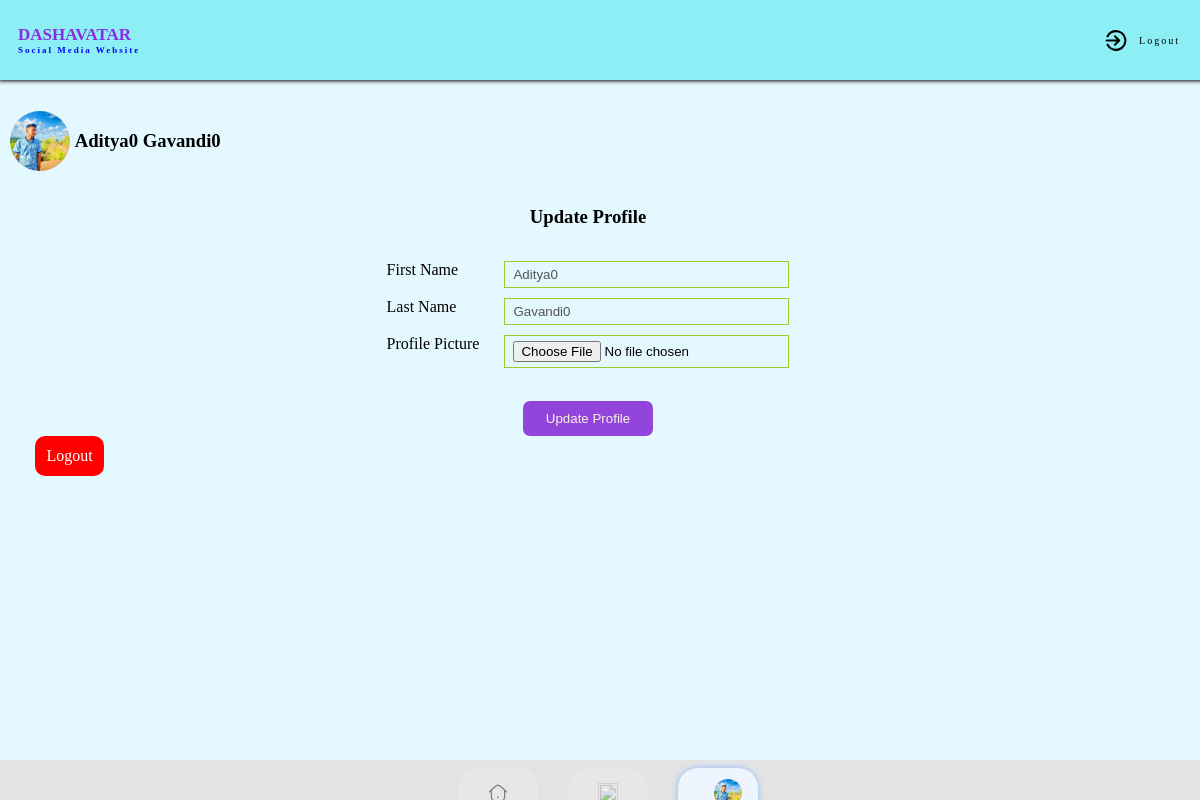
Before: /myaccount (signed in) with the older database file.
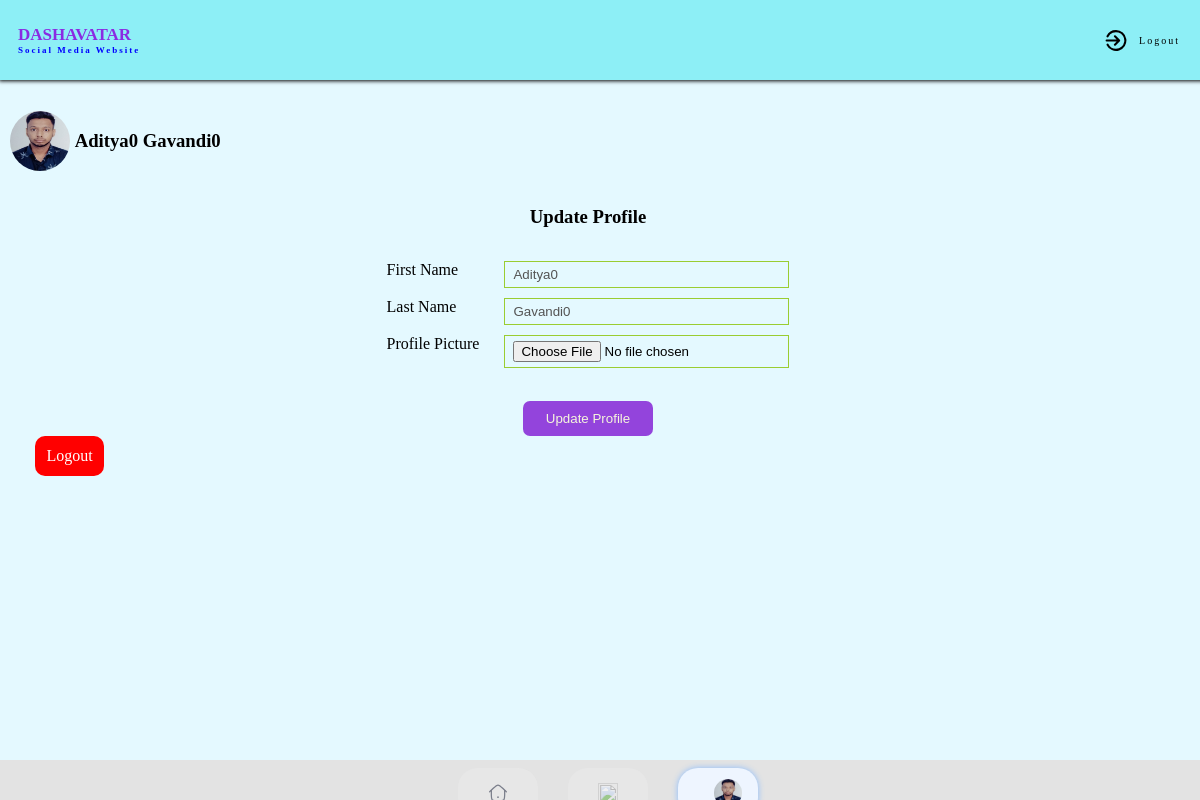
After: the same page with the newer database file.
### socialweb/models.py (models this page shows)
class CustomUser(AbstractUser):
    user=((1,"viewer"),(2,'profile'))
    user_type = models.CharField(choices=user,max_length=255,default=1)
    profile_pic=models.FileField(upload_to='profilepic',null=True,default="/static/assets/svg/profile.svg")

### socialweb/views.py (the view, shortened to what this page needs)
# urls.py: path('myaccount',views.account, name='account'),
@login_required(login_url='login')
def account(request):
    user=request.user
    user_object=CustomUser.objects.get(id=request.user.id)
    if user_object.user_type =='2':
        return redirect('dashboard')
    return render(request,'myaccount.html')

### templates/myaccount.html (shortened to what this page needs)
{% extends "index.html" %}
{% block my-ac %}
{% if user.profile_pic.url is not None %}
<div class="imgeselected" id="account">
  <img style="width: 28px; height: 28px; border-radius: 50%;" src="{{ user.profile_pic.url }}" alt="" srcset="" />
</div>
{% else %}
<div class="imgeselected" id="account">
  <img src="/static/assets/svg/profileselected.svg" alt="" srcset="" />
  <li>My Account</li>
</div>
{% endif %}
{% endblock %}
{% block contain %}
<div class="dashboard">
  <div class="user-account">
      <span class="uinfo"><img
        src="Gallery/{{ user.profile_pic}}"
        alt=""
        srcset=""
        class="Page-profile"
      />
      <h3 class="Page-name">
        &nbsp;{{ user.first_name }}&nbsp;{{ user.last_name }}
      </h3></span>
    </div>
    <form action="{% url 'account' %}" method="post" enctype="multipart/form-data">
      <h3>Update Profile</h3>
      <div class="aboutedit">
      <div class="info">
        <span>First Name <input disabled type="text" name="first_name" id="first_name" placeholder="Update First Name" value="{{ user.first_name}} " ></span>
        <span>Last Name <input disabled type="text" name="last_name" id="last_name" placeholder="Update Last Name" value="{{ user.last_name}} " > </span>
        <span>Profile Picture <input type="file"  name="profile_pic" id="profile_pic" accept=".jpg" ></span>
      </div>
  </div>
    <button id="uploadim" type="submit">Update Profile</button>
  </form>
  <div class="alogout">
  <a href="{% url 'logout' %}">Logout</a>
  </div>
  </div>
{% endblock %}

Changed rows visible on the page:
changed CustomUser "Aditya0": profile_pic: a different picture
